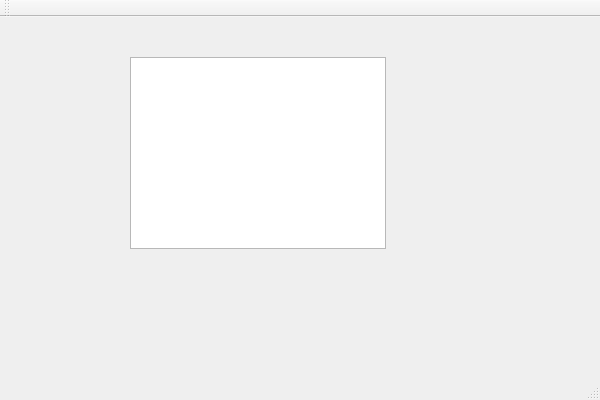
<?xml version="1.0" encoding="UTF-8"?>
<ui version="4.0">
 <class>MainWindow</class>
 <widget class="QMainWindow" name="MainWindow">
  <property name="geometry">
   <rect>
    <x>0</x>
    <y>0</y>
    <width>600</width>
    <height>400</height>
   </rect>
  </property>
  <property name="windowTitle">
   <string>minicad</string>
  </property>
  <widget class="QWidget" name="centralWidget">
   <widget class="QGraphicsView" name="graphicsView">
    <property name="geometry">
     <rect>
      <x>130</x>
      <y>40</y>
      <width>256</width>
      <height>192</height>
     </rect>
    </property>
   </widget>
  </widget>
  <widget class="QMenuBar" name="menuBar">
   <property name="geometry">
    <rect>
     <x>0</x>
     <y>0</y>
     <width>600</width>
     <height>21</height>
    </rect>
   </property>
  </widget>
  <widget class="QToolBar" name="mainToolBar">
   <attribute name="toolBarArea">
    <enum>TopToolBarArea</enum>
   </attribute>
   <attribute name="toolBarBreak">
    <bool>false</bool>
   </attribute>
  </widget>
  <widget class="QStatusBar" name="statusBar"/>
 </widget>
 <layoutdefault spacing="6" margin="11"/>
 <resources>
  <include location="minicad.qrc"/>
 </resources>
 <connections/>
</ui>
